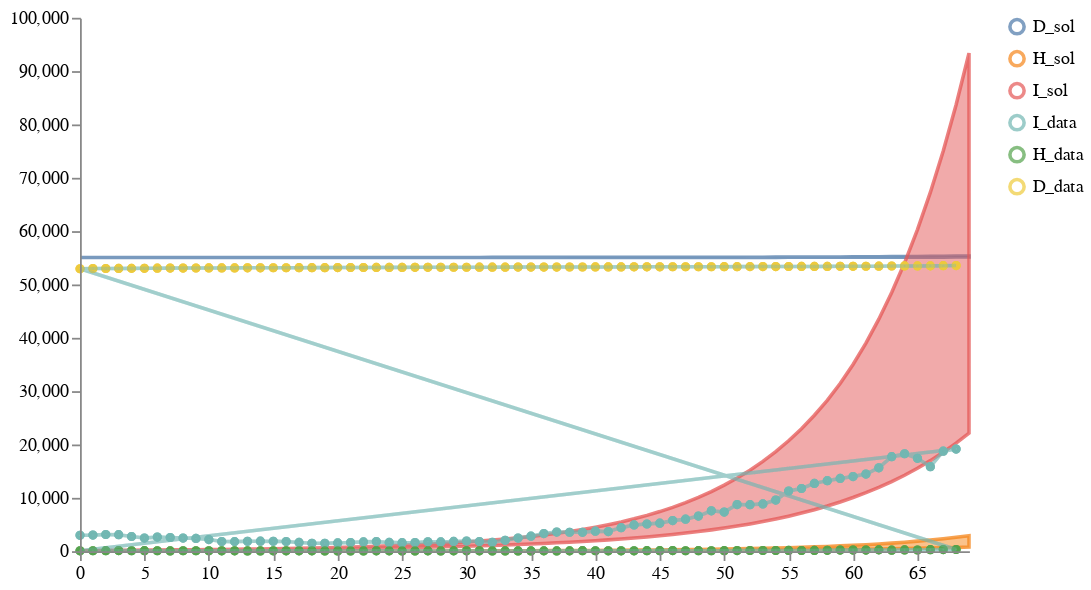

Notebook source saved alongside this figure:
### Code cell
num_samples = 100
model_paths = [model5_location]
data_path = "../../notebook/ensemble_eval_sa/datasets/NY_data2.csv"
weights = [1]
solution_mappings = [{"I": "infected", "H": "hospitalized", "D": "dead"}] # "column name in data": "observable or state variable in model"

# Run the calibration and sampling
result2 = load_and_calibrate_and_sample_ensemble_model(
    model_paths,
    data_path,
    weights,
    solution_mappings,
    num_samples,
    timepoints,
    verbose=True,
    total_population=19340000,
    num_iterations=26,
    method="euler",
    time_unit="days",
    visual_options={"title": "Calibrated Ensemble", "subset":".*_sol"}
)

# # Save results
# result2["data"].to_csv("../../notebook/ensemble_eval_sa/ensemble_results/partII_ensemble_of_one_results_day0_Jun032021.csv", index=False)
# result2["quantiles"].to_csv("../../notebook/ensemble_eval_sa/ensemble_results/partII_ensemble_of_one_quantiles_day0_Jun032021.csv", index=False)

# Plot results
schema = plots.trajectories(pd.DataFrame(result["data"]), subset=".*_sol",
                            points=test_data.reset_index(drop=True).rename(columns={"I":"I_data", "H":"H_data", "D":"D_data"}),
                           )
schema = plots.pad(schema, 5)
plots.ipy_display(schema)

### Figure 1 — Vega specification as saved in the notebook (floating-point values rounded to 4 significant figures; data arrays with more than 128 entries replaced by an {"elided": "..."} marker saying what was removed)
{"$schema": "https://vega.github.io/schema/vega/v5.json", "axes": [{"name": "x_axis", "orient": "bottom", "scale": "xscale", "zindex": 100}, {"name": "y_axis", "orient": "left", "scale": "yscale", "zindex": 100}], "data": [{"name": "distributions", "values": {"elided": "210 records"}}, {"name": "traces", "transform": [{"expr": "isValid(datum.value)", "type": "filter"}], "values": []}, {"name": "points", "values": {"elided": "207 records"}}, {"name": "markers", "values": []}, {"name": "selected", "on": [{"remove": true, "trigger": "clear"}, {"remove": true, "trigger": "!shift"}, {"insert": "clicked", "trigger": "!shift && clicked"}, {"toggle": "clicked", "trigger": "shift && clicked"}]}], "height": 300, "legends": [{"encode": {"labels": {"interactive": true, "name": "legendLabel", "update": {"opacity": [{"test": "!length(data('selected')) || indata('selected', 'value', datum.value)", "value": 1}, {"value": 0.25}]}}, "symbols": {"interactive": true, "name": "legendSymbol", "update": {"fill": {"value": "transparent"}, "opacity": [{"test": "!length(data('selected')) || indata('selected', 'value', datum.value)", "value": 0.7}, {"value": 0.15}], "size": {"value": 64}, "strokeWidth": {"value": 2}}}}, "name": "color_legend", "stroke": "color"}], "marks": [{"from": {"facet": {"data": "points", "groupby": "trajectory", "name": "points_split"}}, "marks": [{"encode": {"hover": {"fillOpacity": {"value": 0.9}}, "update": {"fill": {"field": "trajectory", "scale": "color"}, "fillOpacity": [{"test": "!length(data('selected')) || indata('selected', 'value', datum.trajectory)", "value": 0.5}, {"value": 0.15}], "size": {"value": 10}, "stroke": {"field": "trajectory", "scale": "color"}, "strokeOpacity": [{"test": "!length(data('selected')) || indata('selected', 'value', datum.trajectory)", "value": 0.75}, {"value": 0.15}], "strokeWidth": {"value": 2}, "tooltip": {"field": "value"}, "x": {"field": "timepoint", "scale": "xscale"}, "y": {"field": "value", "scale": "yscale"}}}, "from": {"data": "points"}, "name": "_points_symbol", "type": "symbol", "zindex": 3}, {"encode": {"hover": {"fillOpacity": {"value": 0.9}}, "update": {"interpolate": {"value": "linear"}, "stroke": {"field": "trajectory", "scale": "color"}, "strokeOpacity": [{"test": "!length(data('selected')) || indata('selected', 'value', datum.trajectory)", "value": 0.3}, {"value": 0.1}], "strokeWidth": {"value": 2}, "x": {"field": "timepoint", "scale": "xscale"}, "y": {"field": "value", "scale": "yscale"}}}, "from": {"data": "points"}, "name": "_points_line", "type": "line", "zindex": 3}], "name": "_points", "type": "group", "zindex": 3}, {"from": {"facet": {"data": "traces", "groupby": "trajectory", "name": "traces_split"}}, "marks": [{"encode": {"hover": {"fillOpacity": {"value": 0.9}}, "update": {"interpolate": {"value": "linear"}, "stroke": {"field": "trajectory", "scale": "color"}, "strokeOpacity": [{"test": "!length(data('selected')) || indata('selected', 'value', datum.trajectory)", "value": 0.75}, {"value": 0.15}], "strokeWidth": {"value": 2}, "x": {"field": "timepoint", "scale": "xscale"}, "y": {"field": "value", "scale": "yscale"}}}, "from": {"data": "traces_split"}, "name": "_traces_lines", "type": "line"}], "name": "_traces", "type": "group", "zindex": 2}, {"from": {"facet": {"data": "distributions", "groupby": "trajectory", "name": "trajectory_split"}}, "marks": [{"encode": {"hover": {"fillOpacity": {"value": 0.9}}, "update": {"fill": {"field": "trajectory", "scale": "color"}, "fillOpacity": [{"test": "!length(data('selected')) || indata('selected', 'value', datum.trajectory)", "value": 0.5}, {"value": 0.15}], "interpolate": {"value": "linear"}, "stroke": {"field": "trajectory", "scale": "color"}, "strokeOpacity": [{"test": "!length(data('selected')) || indata('selected', 'value', datum.trajectory)", "value": 0.75}, {"value": 0.15}], "strokeWidth": {"value": 2}, "x": {"field": "timepoint", "scale": "xscale"}, "y": {"field": "upper", "scale": "yscale"}, "y2": {"field": "lower", "scale": "yscale"}}}, "from": {"data": "trajectory_split"}, "type": "area"}], "name": "_distributions", "type": "group", "zindex": 1}, {"marks": [{"encode": {"enter": {"stroke": {"value": "lightgray"}}, "update": {"opacity": {"value": 1}, "x": {"field": "timepoint", "scale": "xscale"}, "y": {"signal": "height"}, "y2": {"value": 0}}}, "from": {"data": "markers"}, "name": "_marker text", "type": "rule"}, {"encode": {"enter": {"fontSize": {"value": 8}, "text": {"field": "datum.label"}, "y": {"value": 0}}}, "from": {"data": "_marker text"}, "name": "_marker flags", "transform": [{"as": ["x", "_y", "opacity", "align", "baseline"], "lineAnchor": "start", "offset": [1], "size": {"signal": "[width, height]"}, "type": "label"}], "type": "text"}], "name": "_markers", "type": "group"}], "padding": 5, "scales": [{"domain": {"fields": [{"data": "distributions", "field": "timepoint"}, {"data": "traces", "field": "timepoint"}, {"data": "points", "field": "timepoint"}, {"data": "markers", "field": "timepoint"}]}, "name": "xscale", "range": "width", "type": "linear", "zero": false}, {"domain": {"fields": [{"data": "distributions", "field": "lower"}, {"data": "distributions", "field": "upper"}, {"data": "traces", "field": "value"}, {"data": "points", "field": "value"}]}, "name": "yscale", "nice": true, "range": "height", "type": "linear", "zero": true}, {"domain": {"fields": [{"data": "distributions", "field": "trajectory"}, {"data": "traces", "field": "trajectory"}, {"data": "points", "field": "trajectory"}]}, "name": "color", "range": "category", "type": "ordinal"}], "signals": [{"name": "clear", "on": [{"events": "mouseup[!event.item]", "force": true, "update": "true"}], "value": true}, {"name": "shift", "on": [{"events": "@legendSymbol:click, @legendLabel:click", "force": true, "update": "event.shiftKey"}], "value": false}, {"name": "clicked", "on": [{"events": "@legendSymbol:click, @legendLabel:click", "force": true, "update": "{value: datum.value}"}], "value": null}], "width": 500}
